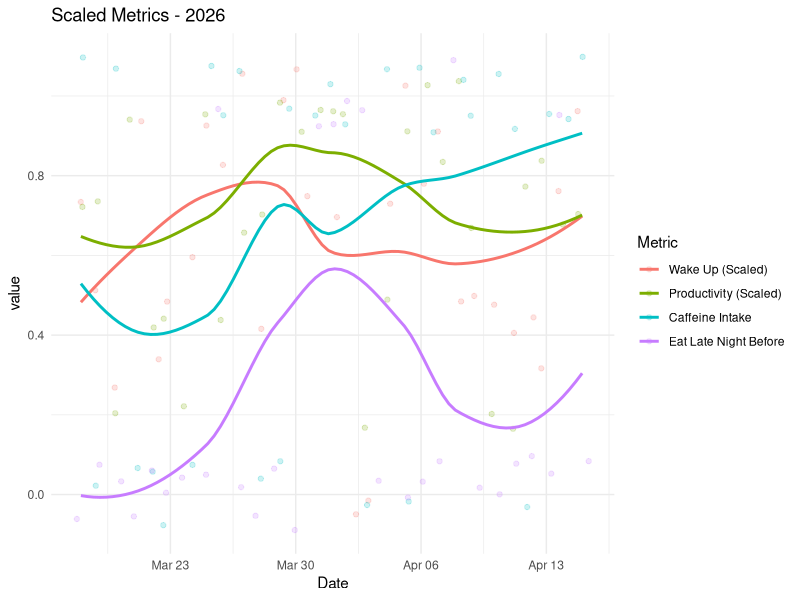
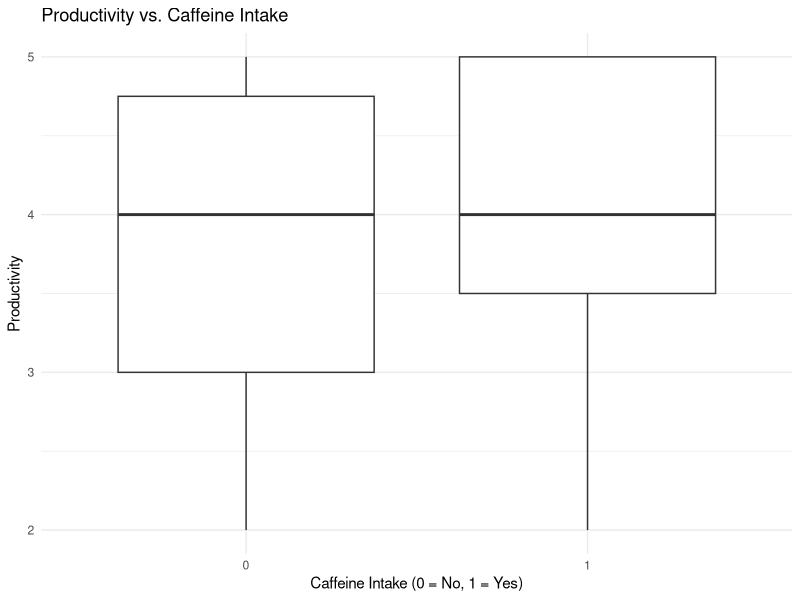
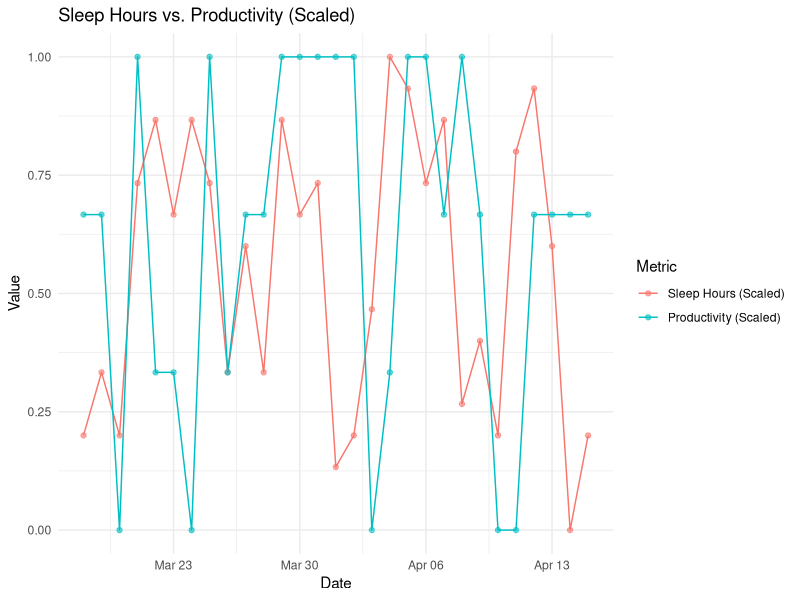
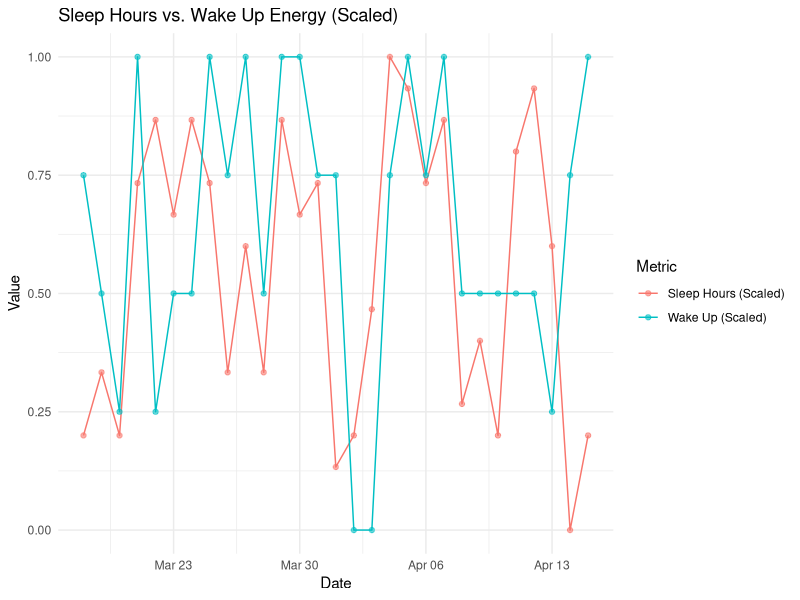

These figures' R source, in order:
## ---- chunk 1
knitr::opts_chunk$set(echo = TRUE)
## ---- chunk 2
library(ggplot2)
library(data.table)
library(readxl)
metrics <- read_excel("04.15_metrics.xlsx")
summary(metrics)
## ---- chunk 3
# convert to data.table for melting
dt <- as.data.table(metrics)

# scale 1-5 variables to 0-1 scale of binary variables
dt[,`Wake Up (Scaled)` := (`Wake Up` - 1) / 4]
dt[,`Productivity (Scaled)` := (Productivity - 1) / 4]

# melt data to long form, excluding Sleep Hours (different scale)
plot_dat <- melt(dt,
                 id.vars = c("Date", "Day"),
                 measure.vars = c("Wake Up (Scaled)", "Productivity (Scaled)", "Caffeine Intake", "Eat Late Night Before"),
                 variable.name = "Metric",
                 value.name = "value")
## ---- chunk 4
# create plot
g_1 <- ggplot(plot_dat,
              aes(x = Date, y = value, color = Metric)) +
  geom_jitter(alpha = 0.2, height = 0.1, aes(fill = Metric)) +
  geom_smooth(se = FALSE) +
  labs(title = "Scaled Metrics - 2026",
       color = "Metric") +
  guides(fill = "none") +
  theme_minimal()

g_1
## ---- chunk 5
# really not descriptive
g_2 <- ggplot(metrics, aes(x = factor(`Caffeine Intake`), y = Productivity)) +
  geom_boxplot() +
  labs(x = "Caffeine Intake (0 = No, 1 = Yes)",
       y = "Productivity",
       title = "Productivity vs. Caffeine Intake") +
  theme_minimal()

g_2
## ---- chunk 6
# create scaled versions
dt[, `Sleep Hours (Scaled)` := (`Sleep Hours` - min(`Sleep Hours`, na.rm = TRUE)) /
                    (max(`Sleep Hours`, na.rm = TRUE) - min(`Sleep Hours`, na.rm = TRUE))]

dt[, `Productivity (Scaled)` := (Productivity - min(Productivity, na.rm = TRUE)) /
                            (max(Productivity, na.rm = TRUE) - min(Productivity, na.rm = TRUE))]

# reshape
sleepvprod <- melt(
  dt,
  id.vars = "Date",
  measure.vars = c("Sleep Hours (Scaled)", "Productivity (Scaled)"),
  variable.name = "Metric",
  value.name = "value"
)

# plot
g_3 <- ggplot(sleepvprod,
              aes(x = Date, y = value, color = Metric)) +
  geom_line() +
  geom_point(alpha = 0.6) +
  labs(title = "Sleep Hours vs. Productivity (Scaled)",
       y = "Value",
       color = "Metric") +
  theme_minimal()

g_3
## ---- chunk 7
# create scaled versions
dt[, `Sleep Hours (Scaled)` := (`Sleep Hours` - min(`Sleep Hours`, na.rm = TRUE)) /
                    (max(`Sleep Hours`, na.rm = TRUE) - min(`Sleep Hours`, na.rm = TRUE))]

dt[, `Wake Up (Scaled)` := (`Wake Up` - min(`Wake Up`, na.rm = TRUE)) /
                            (max(`Wake Up`, na.rm = TRUE) - min(`Wake Up`, na.rm = TRUE))]

# reshape
sleepvwup <- melt(
  dt,
  id.vars = "Date",
  measure.vars = c("Sleep Hours (Scaled)", "Wake Up (Scaled)"),
  variable.name = "Metric",
  value.name = "value"
)

# plot
g_4 <- ggplot(sleepvwup,
              aes(x = Date, y = value, color = Metric)) +
  geom_line() +
  geom_point(alpha = 0.6) +
  labs(title = "Sleep Hours vs. Wake Up Energy (Scaled)",
       y = "Value",
       color = "Metric") +
  theme_minimal()

g_4
